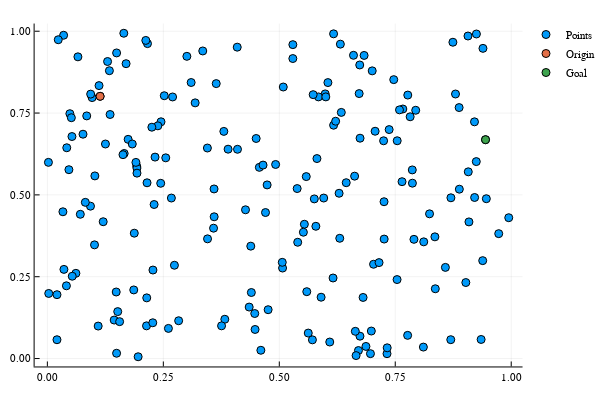

The code cell stored with this chart in its notebook:
### Code cell
using Plots
plotly()
scatter(Pts[1,:], Pts[2,:], label = "Points")
Origin = 15
Goal = 10
scatter!([Pts[1,Origin]], [Pts[2,Origin]], label = "Origin")
scatter!([Pts[1,Goal]], [Pts[2,Goal]], label = "Goal")

### Figure 1 — Plotly figure (JSON) as saved in the notebook; plotly's stock layout.template omitted (floating-point values rounded to 4 significant figures; data arrays with more than 128 entries replaced by an {"elided": "..."} marker saying what was removed)
{"data": [{"colorbar": {"title": ""}, "hoverinfo": "text", "legendgroup": "Points", "marker": {"color": "rgba(0, 154, 250, 1.000)", "line": {"color": "rgba(0, 0, 0, 1.000)", "width": 1}, "size": 8, "symbol": "circle"}, "mode": "markers", "name": "Points", "showlegend": true, "text": {"elided": "200 null values"}, "type": "scatter", "x": {"elided": "200 float values"}, "xaxis": "x1", "y": {"elided": "200 float values"}, "yaxis": "y1", "zmax": 0.1, "zmin": -0.1}, {"colorbar": {"title": ""}, "hoverinfo": "text", "legendgroup": "Origin", "marker": {"color": "rgba(227, 111, 71, 1.000)", "line": {"color": "rgba(0, 0, 0, 1.000)", "width": 1}, "size": 8, "symbol": "circle"}, "mode": "markers", "name": "Origin", "showlegend": true, "text": [null], "type": "scatter", "x": [0.1137], "xaxis": "x1", "y": [0.8012], "yaxis": "y1", "zmax": 0.1, "zmin": -0.1}, {"colorbar": {"title": ""}, "hoverinfo": "text", "legendgroup": "Goal", "marker": {"color": "rgba(62, 164, 78, 1.000)", "line": {"color": "rgba(0, 0, 0, 1.000)", "width": 1}, "size": 8, "symbol": "circle"}, "mode": "markers", "name": "Goal", "showlegend": true, "text": [null], "type": "scatter", "x": [0.9446], "xaxis": "x1", "y": [0.6686], "yaxis": "y1", "zmax": 0.1, "zmin": -0.1}], "layout": {"annotations": [], "height": 400, "legend": {"bgcolor": "rgba(255, 255, 255, 1.000)", "bordercolor": "rgba(0, 0, 0, 1.000)", "font": {"color": "rgba(0, 0, 0, 1.000)", "family": "sans-serif", "size": 11}, "tracegroupgap": 0, "x": 1, "y": 1}, "margin": {"b": 20, "l": 0, "r": 0, "t": 20}, "paper_bgcolor": "rgba(255, 255, 255, 1.000)", "plot_bgcolor": "rgba(255, 255, 255, 1.000)", "showlegend": true, "width": 600, "xaxis": {"anchor": "y1", "domain": [0.06582, 0.9934], "gridcolor": "rgba(0, 0, 0, 0.100)", "gridwidth": 0.5, "linecolor": "rgba(0, 0, 0, 1.000)", "mirror": false, "range": [-0.02747, 1.024], "showgrid": true, "showline": true, "showticklabels": true, "tickangle": 0, "tickcolor": "rgb(0, 0, 0)", "tickfont": {"color": "rgba(0, 0, 0, 1.000)", "family": "sans-serif", "size": 11}, "tickmode": "array", "ticks": "inside", "ticktext": ["0.00", "0.25", "0.50", "0.75", "1.00"], "tickvals": [0, 0.25, 0.5, 0.75, 1], "title": "", "titlefont": {"color": "rgba(0, 0, 0, 1.000)", "family": "sans-serif", "size": 15}, "type": "-", "visible": true, "zeroline": false, "zerolinecolor": "rgba(0, 0, 0, 1.000)"}, "yaxis": {"anchor": "x1", "domain": [0.03762, 0.9902], "gridcolor": "rgba(0, 0, 0, 0.100)", "gridwidth": 0.5, "linecolor": "rgba(0, 0, 0, 1.000)", "mirror": false, "range": [-0.02416, 1.023], "showgrid": true, "showline": true, "showticklabels": true, "tickangle": 0, "tickcolor": "rgb(0, 0, 0)", "tickfont": {"color": "rgba(0, 0, 0, 1.000)", "family": "sans-serif", "size": 11}, "tickmode": "array", "ticks": "inside", "ticktext": ["0.00", "0.25", "0.50", "0.75", "1.00"], "tickvals": [0, 0.25, 0.5, 0.75, 1], "title": "", "titlefont": {"color": "rgba(0, 0, 0, 1.000)", "family": "sans-serif", "size": 15}, "type": "-", "visible": true, "zeroline": false, "zerolinecolor": "rgba(0, 0, 0, 1.000)"}}}
